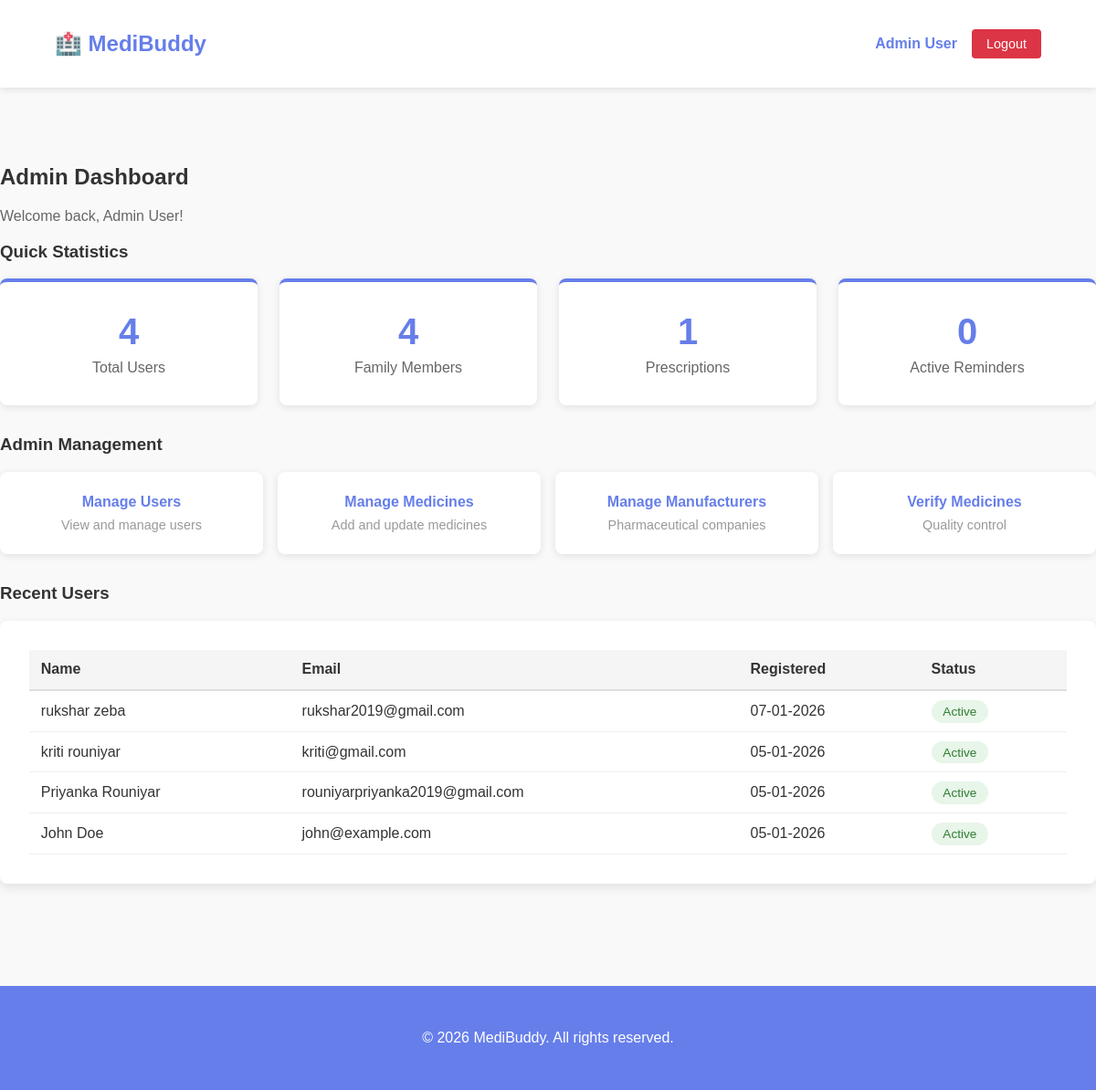
Page /admin/dashboard.php (signed in) on the committed database.
### tables this page shows
CREATE TABLE `users` (
  `id` int(11) NOT NULL,
  `first_name` varchar(100) NOT NULL,
  `last_name` varchar(100) NOT NULL,
  `emergency_contact_name` varchar(100) DEFAULT NULL,
  `emergency_contact_phone` varchar(20) DEFAULT NULL,
  `emergency_doctor_name` varchar(100) DEFAULT NULL,
  `emergency_doctor_phone` varchar(20) DEFAULT NULL,
  `emergency_hospital_name` varchar(150) DEFAULT NULL,
  `emergency_hospital_address` varchar(255) DEFAULT NULL,
  `emergency_hospital_phone` varchar(20) DEFAULT NULL,
  `doctor_specialization` varchar(100) DEFAULT NULL,
  `email` varchar(255) NOT NULL,
  `password` varchar(255) NOT NULL,
  `user_type` enum('user','admin') DEFAULT 'user',
  `is_active` tinyint(1) DEFAULT 1,
  `created_at` timestamp NOT NULL DEFAULT current_timestamp(),
  `updated_at` timestamp NOT NULL DEFAULT current_timestamp() ON UPDATE current_timestamp()
);

### admin/dashboard.php (the view, shortened to what this page needs)
<!DOCTYPE html>
<html lang="en">
<head>
    <link rel="stylesheet" href="../assets/css/style.css">
</head>
<body>
<?php require_once '../includes/header.php'; ?>
<main class="main-content">
    <h2>Admin Dashboard</h2>
    <p style="color: #666;">Welcome back, <?= htmlspecialchars($_SESSION['full_name']) ?>!</p>
    <h3>Quick Statistics</h3>
    <div class="stats-grid">
        <?php
        $users_result = mysqli_query($conn, "SELECT COUNT(*) as count FROM users WHERE user_type='user'");
        $users = mysqli_fetch_assoc($users_result)['count'];
        $members_result = mysqli_query($conn, "SELECT COUNT(*) as count FROM family_members WHERE is_active=1");
        $members = mysqli_fetch_assoc($members_result)['count'];
        $prescriptions_result = mysqli_query($conn, "SELECT COUNT(*) as count FROM prescriptions WHERE is_active=1");
        $prescriptions = mysqli_fetch_assoc($prescriptions_result)['count'];
        $reminders_result = mysqli_query($conn, "SELECT COUNT(*) as count FROM reminders WHERE is_active=1");
        $reminders = mysqli_fetch_assoc($reminders_result)['count'];
        ?>
        <div class="stat-card">
            <div class="stat-number"><?= $users ?></div>
            <div class="stat-label">Total Users</div>
        </div>
        <div class="stat-card">
            <div class="stat-number"><?= $members ?></div>
            <div class="stat-label">Family Members</div>
        </div>
        <div class="stat-card">
            <div class="stat-number"><?= $prescriptions ?></div>
            <div class="stat-label">Prescriptions</div>
        </div>
        <div class="stat-card">
            <div class="stat-number"><?= $reminders ?></div>
            <div class="stat-label">Active Reminders</div>
        </div>
    </div>
    <h3>Admin Management</h3>
    <div class="admin-menu">
        <div class="menu-card">
            <a href="users.php">Manage Users</a>
            <p style="color: #999; font-size: 0.9rem; margin: 0.5rem 0 0 0;">View and manage users</p>
        </div>
        <div class="menu-card">
            <a href="medicines.php">Manage Medicines</a>
            <p style="color: #999; font-size: 0.9rem; margin: 0.5rem 0 0 0;">Add and update medicines</p>
        </div>
        <div class="menu-card">
            <a href="manufacturers.php">Manage Manufacturers</a>
            <p style="color: #999; font-size: 0.9rem; margin: 0.5rem 0 0 0;">Pharmaceutical companies</p>
        </div>
        <div class="menu-card">
            <a href="verify-medicines.php">Verify Medicines</a>
            <p style="color: #999; font-size: 0.9rem; margin: 0.5rem 0 0 0;">Quality control</p>
        </div>
    </div>
    <h3>Recent Users</h3>
    <div class="card">
        <?php
        $recent_users = mysqli_query($conn, "SELECT * FROM users WHERE user_type='user' ORDER BY created_at DESC LIMIT 5");
        $count = mysqli_num_rows($recent_users);
        if($count === 0) {
            echo "<p>No users yet.</p>";
        } else {
            ?>
            <table style="width: 100%; border-collapse: collapse;">
                <thead>
                    <tr style="background: #f5f5f5; border-bottom: 2px solid #ddd;">
                        <th style="padding: 0.8rem; text-align: left;">Name</th>
                        <th style="padding: 0.8rem; text-align: left;">Email</th>
                        <th style="padding: 0.8rem; text-align: left;">Registered</th>
                        <th style="padding: 0.8rem; text-align: left;">Status</th>
                    </tr>
                </thead>
                <tbody>
                    <?php while($user = mysqli_fetch_assoc($recent_users)): ?>
                    <tr style="border-bottom: 1px solid #eee;">
                        <td style="padding: 0.8rem;"><?= htmlspecialchars($user['first_name'] . ' ' . $user['last_name']) ?></td>
                        <td style="padding: 0.8rem;"><?= htmlspecialchars($user['email']) ?></td>
                        <td style="padding: 0.8rem;"><?= date('d-m-Y', strtotime($user['created_at'])) ?></td>
                        <td style="padding: 0.8rem;">
                            <span style="background: <?= $user['is_active'] ? '#e8f5e9' : '#ffebee' ?>; color: <?= $user['is_active'] ? '#2e7d32' : '#c62828' ?>; padding: 0.3rem 0.8rem; border-radius: 20px; font-size: 0.85rem;">
                                <?= $user['is_active'] ? 'Active' : 'Inactive' ?>
                            </span>
                        </td>
                    </tr>
                    <?php endwhile; ?>
                </tbody>
            </table>
            <?php
        }
        ?>
    </div>
</main>
<?php require_once '../includes/footer.php'; ?>
</body>
</html>

### assets/css/style.css (style rules this page uses)
body { font-family: 'Arial', sans-serif; margin: 0; padding: 0; background: #f9f9f9; color: #333; }
.main-content { padding: 4rem 0; }
.card { background: #fff; padding: 2rem; border-radius: 8px; box-shadow: 0 4px 12px rgba(0,0,0,0.1); transition: 0.3s; }

### admin/dashboard.php (style rules this page uses)
.stats-grid { display: grid; grid-template-columns: repeat(auto-fit, minmax(250px, 1fr)); gap: 1.5rem; margin-bottom: 2rem; }
.stat-card { background: white; padding: 2rem; border-radius: 8px; box-shadow: 0 2px 8px rgba(0,0,0,0.1); text-align: center; border-top: 4px solid #667eea; }
.stat-number { font-size: 2.5rem; font-weight: bold; color: #667eea; }
.stat-label { color: #666; margin-top: 0.5rem; }
.admin-menu { display: grid; grid-template-columns: repeat(auto-fit, minmax(200px, 1fr)); gap: 1rem; margin-bottom: 2rem; }
.menu-card { background: white; padding: 1.5rem; border-radius: 8px; box-shadow: 0 2px 8px rgba(0,0,0,0.1); text-align: center; }
.menu-card a { text-decoration: none; display: block; color: #667eea; font-weight: bold; }

### rows in the picture
users: first_name+last_name "rukshar zeba", email "rukshar2019@gmail.com", created_at "07-01-2026", is_active "Active"
users: first_name+last_name "kriti rouniyar", email "kriti@gmail.com", created_at "05-01-2026", is_active "Active"
users: first_name+last_name "Priyanka Rouniyar", email "rouniyarpriyanka2019@gmail.com", created_at "05-01-2026", is_active "Active"
users: first_name+last_name "John Doe", email "john@example.com", created_at "05-01-2026", is_active "Active"

### other values in the picture
$_SESSION['full_name'] "Admin User"
$users "4"
$members "4"
$prescriptions "1"
$reminders "0"
